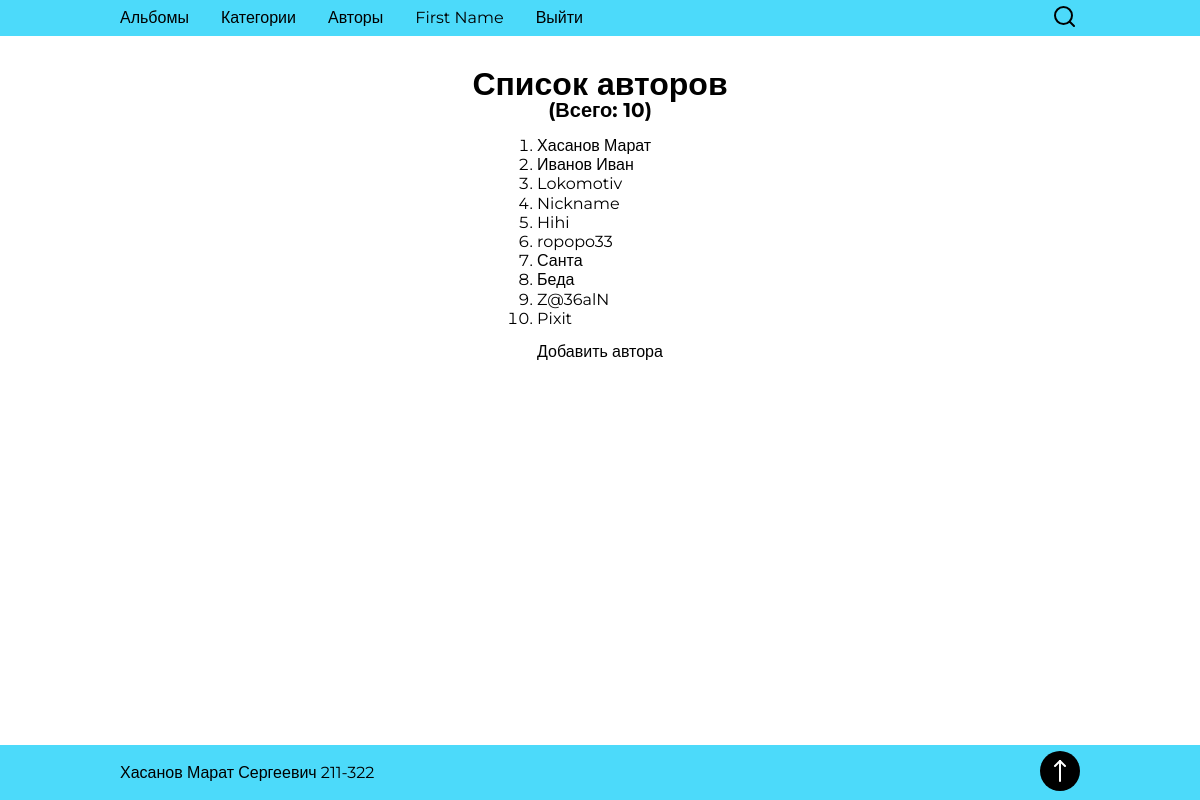
Page /authors/ (signed in) on the committed database.
### authentication/models.py (models this page shows, shortened)
class User(AbstractBaseUser, PermissionsMixin):
    email = models.EmailField(verbose_name="Email", unique=True)
    first_name = models.CharField(verbose_name="Имя", max_length=255)
    last_name = models.CharField(verbose_name="Фамилия", max_length=255)
    photo = models.ImageField(verbose_name="Аватарка", upload_to="users/photos", default="../static/images/avatar-placeholder.svg")
    bio = models.TextField(verbose_name="О себе", blank=True)
    is_active = models.BooleanField(verbose_name='Активирован', default=True)
    is_staff = models.BooleanField(verbose_name='Персонал', default=False)
    is_superuser = models.BooleanField(verbose_name='Администратор', default=False)
    USERNAME_FIELD = 'email'
    REQUIRED_FIELDS = ['first_name', 'last_name']
    objects = UserManager()
    class Meta:
        verbose_name = 'Пользователь'
        verbose_name_plural = 'Пользователи'

### author/models.py (models this page shows, shortened)
class Author(models.Model):
    nickname = models.CharField(verbose_name="Никнейм", max_length=255)
    bio = models.TextField(verbose_name="О авторе", blank=True)
    class Meta:
        verbose_name = "Автор"
        verbose_name_plural = "Авторы"

### author/views.py (the view)
# urls.py: path('', views.authors, name='authors'),
@login_required
def authors(request):
    authors = Author.objects.all()
    context = {
        'authors': authors,
    }
    return render(request, 'author/authors.html', context)

### author/templates/author/authors.html
{% extends 'base.html' %}
{% block content %}
  <h1 class="main__title">Список авторов</h1>
  <p class="main__count">(Всего: {{ authors.count }})</p>
  <div class="main__catalog catalog">
    {% if authors %}
      <ol class="catalog__list">
        {% for author in authors %}
          <li class="catalog__item">
            <a class="catalog__link" href="{% url 'author' author.id %}">
              {{ author.nickname}}
            </a>
          </li>
        {% endfor %}
      </ol>
      <a class="catalog__create" href="{% url 'author_add' %}">Добавить автора</a>
    {% else %}
      <p class="catalog__item">Авторов нет</p>
      <a class="catalog__create" href="{% url 'author_add' %}">Добавить автора</a>
    {% endif %}
  </div>
{% endblock %}

### templates/base.html (shortened to what this page needs)
{% load static %}
<!DOCTYPE html>
<html lang="en">
<head>
  <link rel="stylesheet" type="text/css" href="{% static 'css/reset.css' %}">
  <link rel="stylesheet" type="text/css" href="{% static 'css/style.css' %}">
</head>
<body class="body" id="body">
  <header class="header">
    <div class="header__wrapper">
      <nav class="header__nav nav">
        <ul class="nav__list">
          <li class="nav__item">
            <a href="{% url 'index' %}" class="nav__link">
              Альбомы
            </a>
          </li>
          <li class="nav__item">
            <a href="{% url 'categories' %}" class="nav__link">
              Категории
            </a>
          </li>
          <li class="nav__item">
            <a href="{% url 'authors' %}" class="nav__link">
              Авторы
            </a>
          </li>
          {% if user.first_name %}
            <li class="nav__item">
              <a href="{% url 'profile' %}" class="nav__link">
                {{ user.first_name }}
              </a>
            </li>
            <li class="nav__item">
              <a href="{% url 'logout' %}" class="nav__link">
                Выйти
              </a>
            </li>
          {% endif %}
        </ul>
      </nav>
      <form class="header__search search" method="POST">
        <a href="#" class="search__start" aria-label="Поиск по странице">
        </a>
      </form>
    </div>
  </header>
  <main class="main">
      {% block content %}
      {% endblock content %}
  </main>
  <footer class="footer">
    <div class="footer__wrapper">
      <p class="footer__fio">
        Хасанов Марат Сергеевич 211-322
      </p>
      <a href="#body" class="footer__link" aria-label="Вернуться к началу">
        <svg width="40" height="40" xmlns="http://www.w3.org/2000/svg">
          <circle cx="20" cy="20" r="20" fill="black"/>
          <g stroke="white" stroke-width="2" stroke-linecap="round">
            <line x1="20" x2="20" y1="10" y2="30" />
            <line x1="15" x2="20" y1="15" y2="10" />
            <line x1="25" x2="20" y1="15" y2="10" />
          </g>
        </svg>
      </a>
    </div>
  </footer>
</body>
</html>

### static/css/style.css (style rules this page uses)
.nav { position: relative; }
.nav__list { display: flex; top: -7em; position: absolute; margin-left: 2em; flex-direction: column; list-style: none; transition: top 0.4s; }
.nav__link { padding: 0.5em 1em; border: none; border-radius: 5px; transition: color 0.2s, background-color 0.2s; }
.search { display: flex; align-items: center; position: relative; }
.search__start { position: absolute; right: 5px; }
.header { background-color: #4CDAFA; transition: padding-bottom 0.4s; }
.header__wrapper { margin: 10px 2%; display: flex; justify-content: space-between; align-items: center; }
@media (min-width: 500px) { .header__wrapper { margin: 10px 5%; } }
@media (min-width: 610px) { .nav__list { position: static; margin-left: -1em; flex-direction: row; } }
@media (min-width: 700px) { .header__wrapper { margin: 10px 10%; } }
:root { font-size: 16px; font-family: "Montserrat", sans-serif; }
a { color: black; text-decoration: none; }
html, body { height: 100%; }
body { display: flex; flex-direction: column; }
ol { list-style: decimal; }
.main { flex: 1 0 auto; display: flex; flex-direction: column; margin: 0 10%; }
.main__title { font-size: 2em; margin: 1em 0 0 0; font-weight: bold; text-align: center; }
.main__count { font-size: 1.25em; margin: 0 auto; font-weight: bold; }
.catalog { max-width: 40%; margin: 1em auto; }
.catalog__list { line-height: 1.2em; margin-bottom: 1em; }
.catalog__item { word-break: break-all; }
.footer { margin-top: 50px; height: 55px; flex: 0 0 auto; display: flex; background-color: #4CDAFA; }
.footer__wrapper { margin: 10px 2%; width: 100%; display: flex; align-items: center; justify-content: space-between; }
.footer__fio { width: 100%; }
@media (min-width: 500px) { .footer__wrapper { margin: 10px 5%; } }
@media (min-width: 700px) { .footer__wrapper { margin: 10px 10%; } }

### rows in the picture
User: first_name "First Name"
Author: nickname "Хасанов Марат"
Author: nickname "Иванов Иван"
Author: nickname "Lokomotiv"
Author: nickname "Nickname"
Author: nickname "Hihi"
Author: nickname "ropopo33"
Author: nickname "Санта"
Author: nickname "Беда"
Author: nickname "Z@36alN"
Author: nickname "Pixit"

### other values in the picture
{{ authors.count }} "10"
